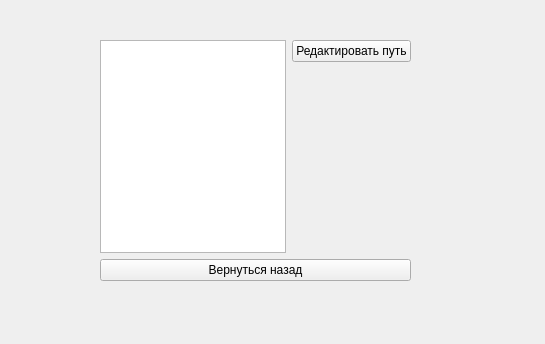
<?xml version="1.0" encoding="UTF-8"?>
<ui version="4.0">
 <class>profile_widget</class>
 <widget class="QWidget" name="profile_widget">
  <property name="geometry">
   <rect>
    <x>0</x>
    <y>0</y>
    <width>545</width>
    <height>344</height>
   </rect>
  </property>
  <property name="windowTitle">
   <string>Form</string>
  </property>
  <widget class="QWidget" name="">
   <property name="geometry">
    <rect>
     <x>100</x>
     <y>40</y>
     <width>311</width>
     <height>241</height>
    </rect>
   </property>
   <layout class="QGridLayout" name="profile_widget_layout">
    <item row="0" column="1" rowspan="2">
     <widget class="QPushButton" name="editRouteButton">
      <property name="text">
       <string>Редактировать путь</string>
      </property>
     </widget>
    </item>
    <item row="4" column="0" colspan="2">
     <widget class="QPushButton" name="backButton">
      <property name="text">
       <string>Вернуться назад</string>
      </property>
     </widget>
    </item>
    <item row="2" column="1">
     <spacer name="verticalSpacer">
      <property name="orientation">
       <enum>Qt::Orientation::Vertical</enum>
      </property>
      <property name="sizeHint" stdset="0">
       <size>
        <width>20</width>
        <height>40</height>
       </size>
      </property>
     </spacer>
    </item>
    <item row="0" column="0" rowspan="3">
     <widget class="QListWidget" name="listWidget">
      <property name="sizePolicy">
       <sizepolicy hsizetype="MinimumExpanding" vsizetype="MinimumExpanding">
        <horstretch>0</horstretch>
        <verstretch>0</verstretch>
       </sizepolicy>
      </property>
     </widget>
    </item>
   </layout>
  </widget>
 </widget>
 <resources/>
 <connections/>
</ui>
